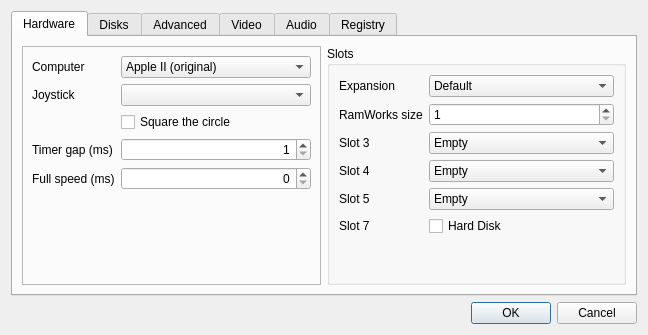
<?xml version="1.0" encoding="UTF-8"?>
<ui version="4.0">
 <class>Preferences</class>
 <widget class="QDialog" name="Preferences">
  <property name="geometry">
   <rect>
    <x>0</x>
    <y>0</y>
    <width>648</width>
    <height>335</height>
   </rect>
  </property>
  <property name="windowTitle">
   <string>Options</string>
  </property>
  <layout class="QGridLayout" name="gridLayout">
   <item row="1" column="0">
    <widget class="QDialogButtonBox" name="buttonBox">
     <property name="orientation">
      <enum>Qt::Horizontal</enum>
     </property>
     <property name="standardButtons">
      <set>QDialogButtonBox::Cancel|QDialogButtonBox::Ok</set>
     </property>
    </widget>
   </item>
   <item row="0" column="0">
    <widget class="QTabWidget" name="tabWidget">
     <property name="currentIndex">
      <number>0</number>
     </property>
     <widget class="QWidget" name="hardware">
      <attribute name="title">
       <string>Hardware</string>
      </attribute>
      <layout class="QGridLayout" name="gridLayout_3">
       <item row="0" column="2">
        <widget class="QGroupBox" name="groupBox_2">
         <property name="title">
          <string>Slots</string>
         </property>
         <layout class="QFormLayout" name="formLayout_2">
          <item row="5" column="0">
           <widget class="QLabel" name="label_8">
            <property name="text">
             <string>Slot 4</string>
            </property>
           </widget>
          </item>
          <item row="6" column="0">
           <widget class="QLabel" name="label_9">
            <property name="text">
             <string>Slot 5</string>
            </property>
           </widget>
          </item>
          <item row="7" column="0">
           <widget class="QLabel" name="label_10">
            <property name="text">
             <string>Slot 7</string>
            </property>
           </widget>
          </item>
          <item row="7" column="1">
           <widget class="QCheckBox" name="hd_7">
            <property name="text">
             <string>Hard Disk</string>
            </property>
           </widget>
          </item>
          <item row="1" column="0">
           <widget class="QLabel" name="label_12">
            <property name="text">
             <string>Expansion</string>
            </property>
           </widget>
          </item>
          <item row="1" column="1">
           <widget class="QComboBox" name="lc_0">
            <item>
             <property name="text">
              <string>Default</string>
             </property>
            </item>
            <item>
             <property name="text">
              <string>Language Card</string>
             </property>
            </item>
            <item>
             <property name="text">
              <string>Saturn 64</string>
             </property>
            </item>
            <item>
             <property name="text">
              <string>Saturn 128</string>
             </property>
            </item>
            <item>
             <property name="text">
              <string>RamWorks</string>
             </property>
            </item>
           </widget>
          </item>
          <item row="2" column="0">
           <widget class="QLabel" name="label_13">
            <property name="text">
             <string>RamWorks size</string>
            </property>
           </widget>
          </item>
          <item row="2" column="1">
           <widget class="QSpinBox" name="rw_size">
            <property name="minimum">
             <number>1</number>
            </property>
           </widget>
          </item>
          <item row="5" column="1">
           <widget class="QComboBox" name="slot4_combo">
            <item>
             <property name="text">
              <string>Empty</string>
             </property>
            </item>
            <item>
             <property name="text">
              <string>Mouse</string>
             </property>
            </item>
            <item>
             <property name="text">
              <string>Mockingboard</string>
             </property>
            </item>
            <item>
             <property name="text">
              <string>Phasor</string>
             </property>
            </item>
           </widget>
          </item>
          <item row="6" column="1">
           <widget class="QComboBox" name="slot5_combo">
            <item>
             <property name="text">
              <string>Empty</string>
             </property>
            </item>
            <item>
             <property name="text">
              <string>CP/M</string>
             </property>
            </item>
            <item>
             <property name="text">
              <string>Mockingboard</string>
             </property>
            </item>
            <item>
             <property name="text">
              <string>SAM/DAC</string>
             </property>
            </item>
           </widget>
          </item>
          <item row="4" column="0">
           <widget class="QLabel" name="label_21">
            <property name="text">
             <string>Slot 3</string>
            </property>
           </widget>
          </item>
          <item row="4" column="1">
           <widget class="QComboBox" name="slot3_combo">
            <item>
             <property name="text">
              <string>Empty</string>
             </property>
            </item>
            <item>
             <property name="text">
              <string>Uthernet</string>
             </property>
            </item>
            <item>
             <property name="text">
              <string>Uthernet II</string>
             </property>
            </item>
            <item>
             <property name="text">
              <string>Video HD</string>
             </property>
            </item>
           </widget>
          </item>
         </layout>
        </widget>
       </item>
       <item row="0" column="1">
        <widget class="QFrame" name="frame">
         <property name="frameShape">
          <enum>QFrame::StyledPanel</enum>
         </property>
         <property name="frameShadow">
          <enum>QFrame::Raised</enum>
         </property>
         <layout class="QFormLayout" name="formLayout">
          <item row="0" column="1">
           <widget class="QComboBox" name="apple2Type">
            <item>
             <property name="text">
              <string>Apple II (original)</string>
             </property>
            </item>
            <item>
             <property name="text">
              <string>Apple II Plus</string>
             </property>
            </item>
            <item>
             <property name="text">
              <string>Apple II J-Plus</string>
             </property>
            </item>
            <item>
             <property name="text">
              <string>Apple //e (original)</string>
             </property>
            </item>
            <item>
             <property name="text">
              <string>Apple //e (enhanced)</string>
             </property>
            </item>
            <item>
             <property name="text">
              <string>Pravets 82</string>
             </property>
            </item>
            <item>
             <property name="text">
              <string>Pravets 8M</string>
             </property>
            </item>
            <item>
             <property name="text">
              <string>Pravets 8A</string>
             </property>
            </item>
            <item>
             <property name="text">
              <string>Base64A</string>
             </property>
            </item>
            <item>
             <property name="text">
              <string>TK3000 //e</string>
             </property>
            </item>
           </widget>
          </item>
          <item row="0" column="0">
           <widget class="QLabel" name="label_5">
            <property name="text">
             <string>Computer</string>
            </property>
           </widget>
          </item>
          <item row="1" column="0">
           <widget class="QLabel" name="label_6">
            <property name="text">
             <string>Joystick</string>
            </property>
           </widget>
          </item>
          <item row="1" column="1">
           <widget class="QComboBox" name="joystick"/>
          </item>
          <item row="3" column="1">
           <widget class="QSpinBox" name="timer_gap">
            <property name="alignment">
             <set>Qt::AlignRight|Qt::AlignTrailing|Qt::AlignVCenter</set>
            </property>
            <property name="minimum">
             <number>1</number>
            </property>
            <property name="maximum">
             <number>1000</number>
            </property>
           </widget>
          </item>
          <item row="3" column="0">
           <widget class="QLabel" name="label_18">
            <property name="text">
             <string>Timer gap (ms)</string>
            </property>
           </widget>
          </item>
          <item row="4" column="0">
           <widget class="QLabel" name="label_19">
            <property name="text">
             <string>Full speed (ms)</string>
            </property>
           </widget>
          </item>
          <item row="4" column="1">
           <widget class="QSpinBox" name="full_ms">
            <property name="alignment">
             <set>Qt::AlignRight|Qt::AlignTrailing|Qt::AlignVCenter</set>
            </property>
           </widget>
          </item>
          <item row="2" column="1">
           <widget class="QCheckBox" name="squareCircle">
            <property name="text">
             <string>Square the circle</string>
            </property>
           </widget>
          </item>
         </layout>
        </widget>
       </item>
      </layout>
     </widget>
     <widget class="QWidget" name="disks">
      <attribute name="title">
       <string>Disks</string>
      </attribute>
      <layout class="QGridLayout" name="gridLayout_2">
       <item row="5" column="2">
        <widget class="QComboBox" name="hd2">
         <property name="sizePolicy">
          <sizepolicy hsizetype="Expanding" vsizetype="Fixed">
           <horstretch>0</horstretch>
           <verstretch>0</verstretch>
          </sizepolicy>
         </property>
        </widget>
       </item>
       <item row="4" column="0">
        <widget class="QLabel" name="label_3">
         <property name="text">
          <string>HD 1</string>
         </property>
        </widget>
       </item>
       <item row="2" column="0">
        <widget class="QLabel" name="label">
         <property name="text">
          <string>Disk 1</string>
         </property>
        </widget>
       </item>
       <item row="2" column="2">
        <widget class="QComboBox" name="disk1">
         <property name="sizePolicy">
          <sizepolicy hsizetype="Expanding" vsizetype="Fixed">
           <horstretch>0</horstretch>
           <verstretch>0</verstretch>
          </sizepolicy>
         </property>
         <property name="editable">
          <bool>false</bool>
         </property>
         <item>
          <property name="text">
           <string>Empty</string>
          </property>
         </item>
        </widget>
       </item>
       <item row="3" column="0">
        <widget class="QLabel" name="label_2">
         <property name="text">
          <string>Disk 2</string>
         </property>
        </widget>
       </item>
       <item row="3" column="2">
        <widget class="QComboBox" name="disk2">
         <property name="sizePolicy">
          <sizepolicy hsizetype="Expanding" vsizetype="Fixed">
           <horstretch>0</horstretch>
           <verstretch>0</verstretch>
          </sizepolicy>
         </property>
        </widget>
       </item>
       <item row="4" column="2">
        <widget class="QComboBox" name="hd1">
         <property name="sizePolicy">
          <sizepolicy hsizetype="Expanding" vsizetype="Fixed">
           <horstretch>0</horstretch>
           <verstretch>0</verstretch>
          </sizepolicy>
         </property>
         <item>
          <property name="text">
           <string>Empty</string>
          </property>
         </item>
        </widget>
       </item>
       <item row="5" column="0">
        <widget class="QLabel" name="label_4">
         <property name="text">
          <string>HD 2</string>
         </property>
        </widget>
       </item>
       <item row="2" column="3">
        <widget class="QPushButton" name="browse_disk1">
         <property name="text">
          <string>Browse...</string>
         </property>
        </widget>
       </item>
       <item row="3" column="3">
        <widget class="QPushButton" name="browse_disk2">
         <property name="text">
          <string>Browse...</string>
         </property>
        </widget>
       </item>
       <item row="4" column="3">
        <widget class="QPushButton" name="browse_hd1">
         <property name="text">
          <string>Browse...</string>
         </property>
        </widget>
       </item>
       <item row="5" column="3">
        <widget class="QPushButton" name="browse_hd2">
         <property name="text">
          <string>Browse...</string>
         </property>
        </widget>
       </item>
       <item row="0" column="2">
        <widget class="QCheckBox" name="enhanced_speed">
         <property name="text">
          <string>Enhanced Speed</string>
         </property>
        </widget>
       </item>
      </layout>
     </widget>
     <widget class="QWidget" name="advanced">
      <attribute name="title">
       <string>Advanced</string>
      </attribute>
      <layout class="QVBoxLayout" name="verticalLayout">
       <item>
        <widget class="QGroupBox" name="groupBox">
         <property name="title">
          <string>Save State</string>
         </property>
         <layout class="QGridLayout" name="gridLayout_6">
          <item row="0" column="0">
           <widget class="QLabel" name="label_7">
            <property name="text">
             <string>Filename</string>
            </property>
           </widget>
          </item>
          <item row="0" column="1">
           <widget class="QLineEdit" name="save_state"/>
          </item>
          <item row="0" column="2">
           <widget class="QPushButton" name="browse_ss">
            <property name="text">
             <string>Browse</string>
            </property>
           </widget>
          </item>
         </layout>
        </widget>
       </item>
       <item>
        <widget class="QGroupBox" name="groupBox_3">
         <property name="title">
          <string>Screenshot</string>
         </property>
         <layout class="QGridLayout" name="gridLayout_5">
          <item row="0" column="0">
           <widget class="QLabel" name="label_11">
            <property name="text">
             <string>Template</string>
            </property>
           </widget>
          </item>
          <item row="0" column="1">
           <widget class="QLineEdit" name="screenshot"/>
          </item>
         </layout>
        </widget>
       </item>
       <item>
        <widget class="QGroupBox" name="groupBox_4">
         <property name="title">
          <string>Printer</string>
         </property>
         <layout class="QGridLayout" name="gridLayout_9">
          <item row="0" column="0">
           <widget class="QLabel" name="label_20">
            <property name="text">
             <string>Filename</string>
            </property>
           </widget>
          </item>
          <item row="0" column="1">
           <widget class="QLineEdit" name="printer_filename"/>
          </item>
          <item row="0" column="2">
           <widget class="QPushButton" name="browse_pf">
            <property name="text">
             <string>Browse</string>
            </property>
           </widget>
          </item>
         </layout>
        </widget>
       </item>
      </layout>
     </widget>
     <widget class="QWidget" name="video">
      <attribute name="title">
       <string>Video</string>
      </attribute>
      <layout class="QGridLayout" name="gridLayout_8">
       <item row="0" column="0">
        <widget class="QFrame" name="frame_2">
         <property name="frameShape">
          <enum>QFrame::StyledPanel</enum>
         </property>
         <property name="frameShadow">
          <enum>QFrame::Raised</enum>
         </property>
         <layout class="QFormLayout" name="formLayout_3">
          <item row="0" column="0">
           <widget class="QLabel" name="label_17">
            <property name="text">
             <string>Mode</string>
            </property>
           </widget>
          </item>
          <item row="0" column="1">
           <widget class="QComboBox" name="video_type">
            <item>
             <property name="text">
              <string>Monochrome (Custom)</string>
             </property>
            </item>
            <item>
             <property name="text">
              <string>Color (Composite Idealized)</string>
             </property>
            </item>
            <item>
             <property name="text">
              <string>Color (RGB Card/Monitor)</string>
             </property>
            </item>
            <item>
             <property name="text">
              <string>Color (Composite Monitor)</string>
             </property>
            </item>
            <item>
             <property name="text">
              <string>Color TV</string>
             </property>
            </item>
            <item>
             <property name="text">
              <string>B&amp;W TV</string>
             </property>
            </item>
            <item>
             <property name="text">
              <string>Monochrome (Amber)</string>
             </property>
            </item>
            <item>
             <property name="text">
              <string>Monochrome (Green)</string>
             </property>
            </item>
            <item>
             <property name="text">
              <string>Monochtome (White)</string>
             </property>
            </item>
           </widget>
          </item>
          <item row="1" column="1">
           <widget class="QCheckBox" name="scan_lines">
            <property name="text">
             <string>50% Scan lines</string>
            </property>
           </widget>
          </item>
          <item row="2" column="1">
           <widget class="QCheckBox" name="vertical_blend">
            <property name="text">
             <string>Vertical blend</string>
            </property>
           </widget>
          </item>
          <item row="3" column="1">
           <widget class="QCheckBox" name="hz_50">
            <property name="text">
             <string>50 Hz</string>
            </property>
           </widget>
          </item>
          <item row="4" column="1">
           <widget class="QPushButton" name="colorButton">
            <property name="text">
             <string>Monochrome color</string>
            </property>
           </widget>
          </item>
         </layout>
        </widget>
       </item>
      </layout>
     </widget>
     <widget class="QWidget" name="audio">
      <attribute name="title">
       <string>Audio</string>
      </attribute>
      <layout class="QGridLayout" name="gridLayout_7">
       <item row="1" column="1">
        <widget class="QSlider" name="speaker_volume">
         <property name="orientation">
          <enum>Qt::Horizontal</enum>
         </property>
        </widget>
       </item>
       <item row="1" column="0">
        <widget class="QLabel" name="label_16">
         <property name="text">
          <string>Speaker volume</string>
         </property>
        </widget>
       </item>
       <item row="0" column="0">
        <widget class="QLabel" name="label_14">
         <property name="text">
          <string>Audio buffer (ms)</string>
         </property>
        </widget>
       </item>
       <item row="0" column="1">
        <widget class="QSpinBox" name="audio_buffer">
         <property name="alignment">
          <set>Qt::AlignRight|Qt::AlignTrailing|Qt::AlignVCenter</set>
         </property>
         <property name="maximum">
          <number>1000</number>
         </property>
         <property name="singleStep">
          <number>50</number>
         </property>
        </widget>
       </item>
       <item row="2" column="0">
        <widget class="QLabel" name="label_15">
         <property name="text">
          <string>Mockingboard volume</string>
         </property>
        </widget>
       </item>
       <item row="2" column="1">
        <widget class="QSlider" name="mb_volume">
         <property name="orientation">
          <enum>Qt::Horizontal</enum>
         </property>
        </widget>
       </item>
      </layout>
     </widget>
     <widget class="QWidget" name="registry">
      <attribute name="title">
       <string>Registry</string>
      </attribute>
      <layout class="QGridLayout" name="gridLayout_4">
       <item row="0" column="0">
        <widget class="QTreeWidget" name="registryTree">
         <column>
          <property name="text">
           <string>Key</string>
          </property>
         </column>
         <column>
          <property name="text">
           <string>Value</string>
          </property>
         </column>
        </widget>
       </item>
      </layout>
     </widget>
    </widget>
   </item>
  </layout>
 </widget>
 <resources/>
 <connections>
  <connection>
   <sender>buttonBox</sender>
   <signal>accepted()</signal>
   <receiver>Preferences</receiver>
   <slot>accept()</slot>
   <hints>
    <hint type="sourcelabel">
     <x>248</x>
     <y>254</y>
    </hint>
    <hint type="destinationlabel">
     <x>157</x>
     <y>274</y>
    </hint>
   </hints>
  </connection>
  <connection>
   <sender>buttonBox</sender>
   <signal>rejected()</signal>
   <receiver>Preferences</receiver>
   <slot>reject()</slot>
   <hints>
    <hint type="sourcelabel">
     <x>316</x>
     <y>260</y>
    </hint>
    <hint type="destinationlabel">
     <x>286</x>
     <y>274</y>
    </hint>
   </hints>
  </connection>
 </connections>
</ui>
